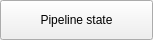
<?xml version="1.0" encoding="UTF-8"?>
<ui version="4.0">
 <class>RgMenuPipelineStateItem</class>
 <widget class="QWidget" name="rgMenuPipelineStateItem">
  <property name="geometry">
   <rect>
    <x>0</x>
    <y>0</y>
    <width>153</width>
    <height>40</height>
   </rect>
  </property>
  <property name="minimumSize">
   <size>
    <width>0</width>
    <height>40</height>
   </size>
  </property>
  <property name="maximumSize">
   <size>
    <width>16777215</width>
    <height>40</height>
   </size>
  </property>
  <property name="windowTitle">
   <string>Form</string>
  </property>
  <layout class="QGridLayout" name="gridLayout">
   <property name="leftMargin">
    <number>0</number>
   </property>
   <property name="topMargin">
    <number>0</number>
   </property>
   <property name="rightMargin">
    <number>0</number>
   </property>
   <property name="bottomMargin">
    <number>0</number>
   </property>
   <property name="spacing">
    <number>0</number>
   </property>
   <item row="0" column="0">
    <widget class="QPushButton" name="pipelineStateButton">
     <property name="sizePolicy">
      <sizepolicy hsizetype="Preferred" vsizetype="Preferred">
       <horstretch>0</horstretch>
       <verstretch>0</verstretch>
      </sizepolicy>
     </property>
     <property name="font">
      <font>
       <weight>50</weight>
       <bold>false</bold>
      </font>
     </property>
     <property name="focusPolicy">
      <enum>Qt::NoFocus</enum>
     </property>
     <property name="styleSheet">
      <string notr="true"/>
     </property>
     <property name="text">
      <string>Pipeline state</string>
     </property>
     <property name="icon">
      <iconset resource="../resources/radeon_gpu_analyzer_gui.qrc">
       <normaloff>:/icons/state_settings_cube.svg</normaloff>:/icons/state_settings_cube.svg</iconset>
     </property>
    </widget>
   </item>
  </layout>
 </widget>
 <resources>
  <include location="../resources/radeon_gpu_analyzer_gui.qrc"/>
 </resources>
 <connections/>
</ui>
